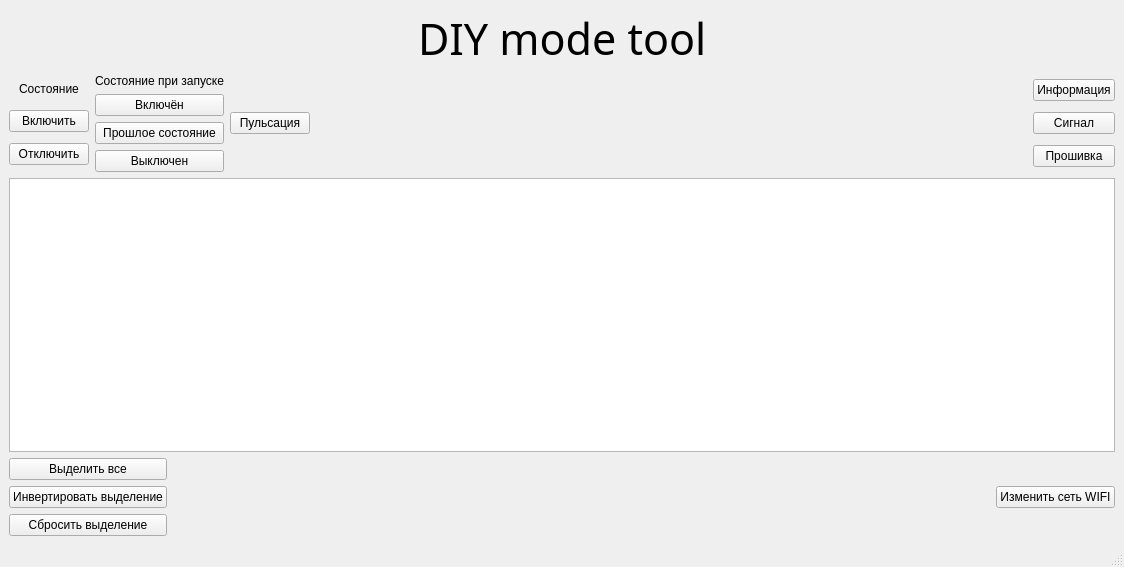
<?xml version="1.0" encoding="UTF-8"?>
<ui version="4.0">
 <class>MainWindow</class>
 <widget class="QMainWindow" name="MainWindow">
  <property name="geometry">
   <rect>
    <x>0</x>
    <y>0</y>
    <width>1124</width>
    <height>567</height>
   </rect>
  </property>
  <property name="sizePolicy">
   <sizepolicy hsizetype="Expanding" vsizetype="Expanding">
    <horstretch>0</horstretch>
    <verstretch>0</verstretch>
   </sizepolicy>
  </property>
  <property name="font">
   <font>
    <pointsize>9</pointsize>
   </font>
  </property>
  <property name="windowTitle">
   <string>MainWindow</string>
  </property>
  <widget class="QWidget" name="centralwidget">
   <layout class="QGridLayout" name="gridLayout">
    <item row="0" column="0">
     <layout class="QHBoxLayout" name="horizontalLayout_4">
      <item>
       <spacer name="horizontalSpacer_2">
        <property name="orientation">
         <enum>Qt::Horizontal</enum>
        </property>
        <property name="sizeHint" stdset="0">
         <size>
          <width>40</width>
          <height>20</height>
         </size>
        </property>
       </spacer>
      </item>
      <item>
       <widget class="QLabel" name="label">
        <property name="font">
         <font>
          <family>微软雅黑</family>
          <pointsize>32</pointsize>
         </font>
        </property>
        <property name="text">
         <string>DIY mode tool</string>
        </property>
       </widget>
      </item>
      <item>
       <spacer name="horizontalSpacer_3">
        <property name="orientation">
         <enum>Qt::Horizontal</enum>
        </property>
        <property name="sizeHint" stdset="0">
         <size>
          <width>40</width>
          <height>20</height>
         </size>
        </property>
       </spacer>
      </item>
     </layout>
    </item>
    <item row="3" column="0">
     <widget class="QTableWidget" name="tableWidget"/>
    </item>
    <item row="4" column="0">
     <layout class="QHBoxLayout" name="horizontalLayout_2">
      <item>
       <layout class="QVBoxLayout" name="verticalLayout_4">
        <item>
         <widget class="QPushButton" name="pB_all">
          <property name="text">
           <string>Выделить все</string>
          </property>
         </widget>
        </item>
        <item>
         <widget class="QPushButton" name="pB_inverse">
          <property name="text">
           <string>Инвертировать выделение</string>
          </property>
         </widget>
        </item>
        <item>
         <widget class="QPushButton" name="pB_cancel">
          <property name="text">
           <string>Сбросить выделение</string>
          </property>
         </widget>
        </item>
       </layout>
      </item>
      <item>
       <spacer name="horizontalSpacer_4">
        <property name="orientation">
         <enum>Qt::Horizontal</enum>
        </property>
        <property name="sizeHint" stdset="0">
         <size>
          <width>40</width>
          <height>20</height>
         </size>
        </property>
       </spacer>
      </item>
      <item>
       <widget class="QPushButton" name="MODIFY_SSID_PASSWORD">
        <property name="text">
         <string>Изменить сеть WIFI</string>
        </property>
       </widget>
      </item>
     </layout>
    </item>
    <item row="1" column="0">
     <layout class="QHBoxLayout" name="horizontalLayout">
      <item>
       <layout class="QVBoxLayout" name="verticalLayout">
        <item>
         <widget class="QLabel" name="label_3">
          <property name="maximumSize">
           <size>
            <width>16777215</width>
            <height>20</height>
           </size>
          </property>
          <property name="text">
           <string>Состояние</string>
          </property>
          <property name="alignment">
           <set>Qt::AlignCenter</set>
          </property>
         </widget>
        </item>
        <item>
         <widget class="QPushButton" name="pB_ON">
          <property name="text">
           <string>Включить</string>
          </property>
         </widget>
        </item>
        <item>
         <widget class="QPushButton" name="pB_OFF">
          <property name="text">
           <string>Отключить</string>
          </property>
         </widget>
        </item>
       </layout>
      </item>
      <item>
       <layout class="QVBoxLayout" name="verticalLayout_2">
        <item>
         <widget class="QLabel" name="label_2">
          <property name="text">
           <string>Состояние при запуске</string>
          </property>
          <property name="alignment">
           <set>Qt::AlignCenter</set>
          </property>
         </widget>
        </item>
        <item>
         <widget class="QPushButton" name="pB_UP_ON">
          <property name="text">
           <string>Включён</string>
          </property>
         </widget>
        </item>
        <item>
         <widget class="QPushButton" name="pB_UP_KEEP">
          <property name="text">
           <string>Прошлое состояние</string>
          </property>
         </widget>
        </item>
        <item>
         <widget class="QPushButton" name="pB_UP_OFF">
          <property name="text">
           <string>Выключен</string>
          </property>
         </widget>
        </item>
       </layout>
      </item>
      <item>
       <widget class="QPushButton" name="pB_SET_POINT">
        <property name="text">
         <string>Пульсация</string>
        </property>
       </widget>
      </item>
      <item>
       <spacer name="horizontalSpacer">
        <property name="orientation">
         <enum>Qt::Horizontal</enum>
        </property>
        <property name="sizeHint" stdset="0">
         <size>
          <width>40</width>
          <height>20</height>
         </size>
        </property>
       </spacer>
      </item>
      <item>
       <layout class="QVBoxLayout" name="verticalLayout_3">
        <item>
         <widget class="QPushButton" name="pB_info">
          <property name="text">
           <string>Информация</string>
          </property>
         </widget>
        </item>
        <item>
         <widget class="QPushButton" name="pB_signal">
          <property name="text">
           <string>Сигнал</string>
          </property>
         </widget>
        </item>
        <item>
         <widget class="QPushButton" name="ROOT">
          <property name="text">
           <string>Прошивка</string>
          </property>
         </widget>
        </item>
       </layout>
      </item>
     </layout>
    </item>
   </layout>
  </widget>
  <widget class="QStatusBar" name="statusbar"/>
 </widget>
 <resources/>
 <connections/>
</ui>
